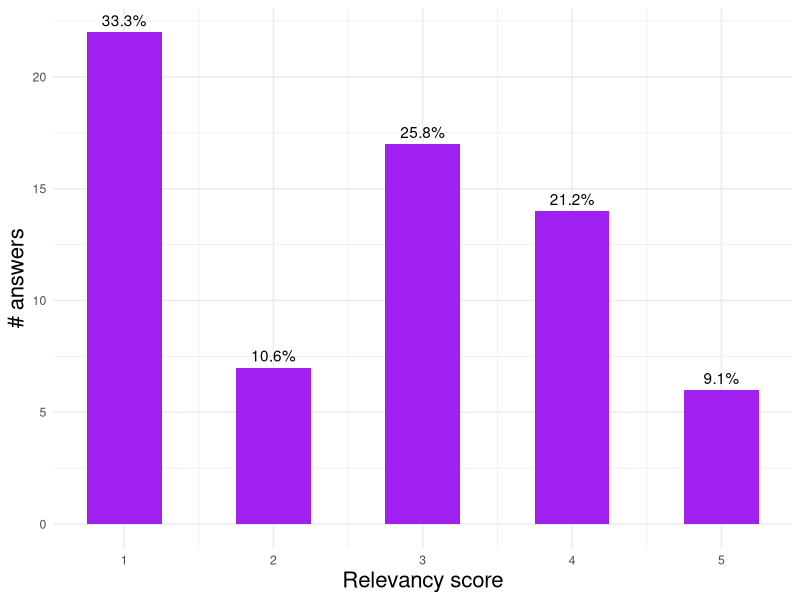

Write the R code that produced this figure.
library(data.table)
library(ggplot2)
library(dplyr)

# Load data
d = fread("../qualitative_analysis/ELIXIR_BioHackathon_35FAIRX_Responses-Form_responses1.tsv")

## plot figure 6
fs13_plot = d[,17]
colnames(fs13_plot) = "Answers"
fs13 = ggplot(fs13_plot, aes(x = Answers))+
  geom_histogram(fill = "purple",binwidth = 0.5)+
  geom_text(aes( label = scales::percent(..prop..),
                 y= ..count.. ), stat= "count", vjust = -.5)+
  xlab("Relevancy score")+
  ylab("# answers")+
  theme_minimal()+
  theme(#axis.text = element_text(size = 16),
    axis.title = element_text(size = 16))

png("../figures/figureS13.png", width = 1200, height = 700, res = 150)
fs13
dev.off()
